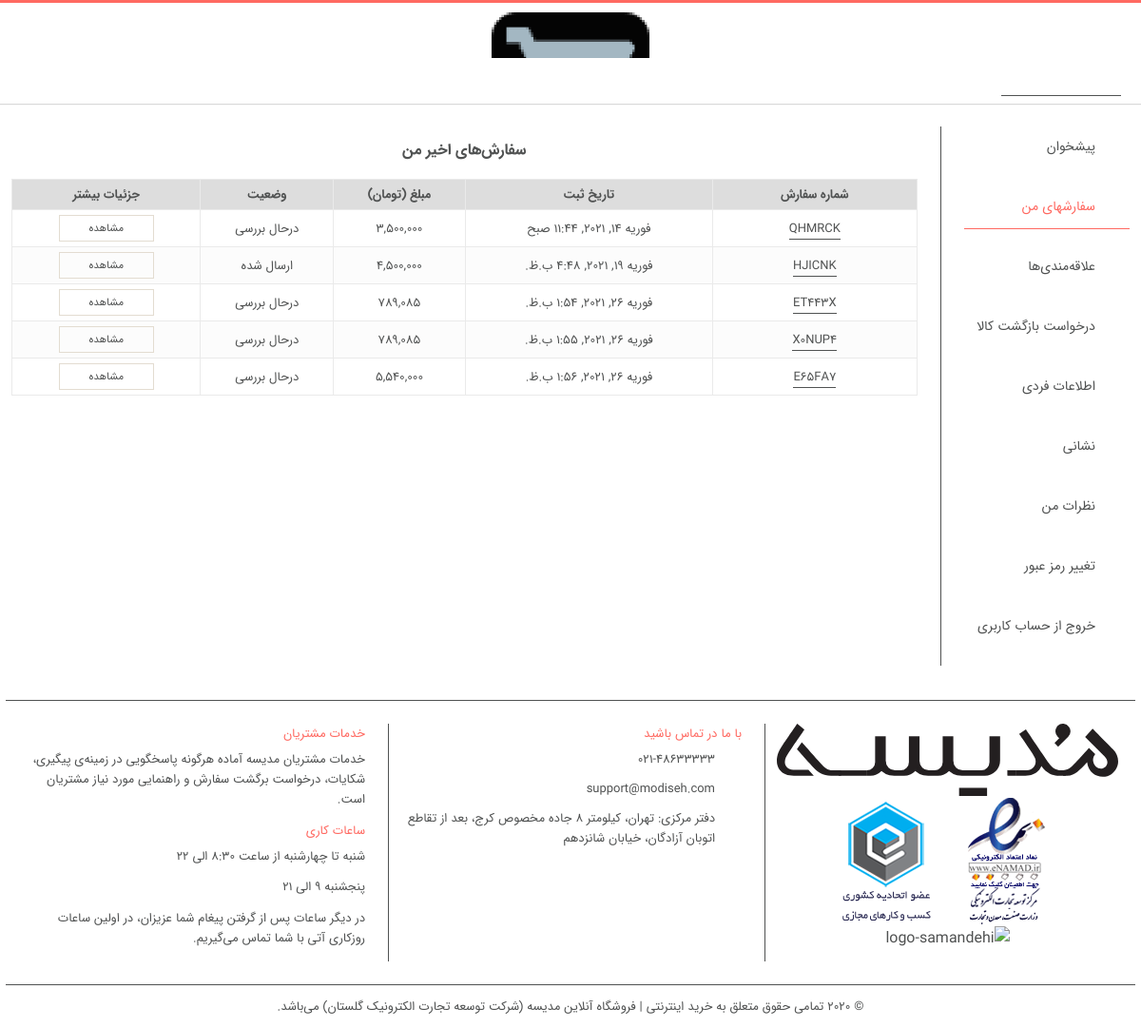
Page /user/orders (signed in) on the earlier database version.
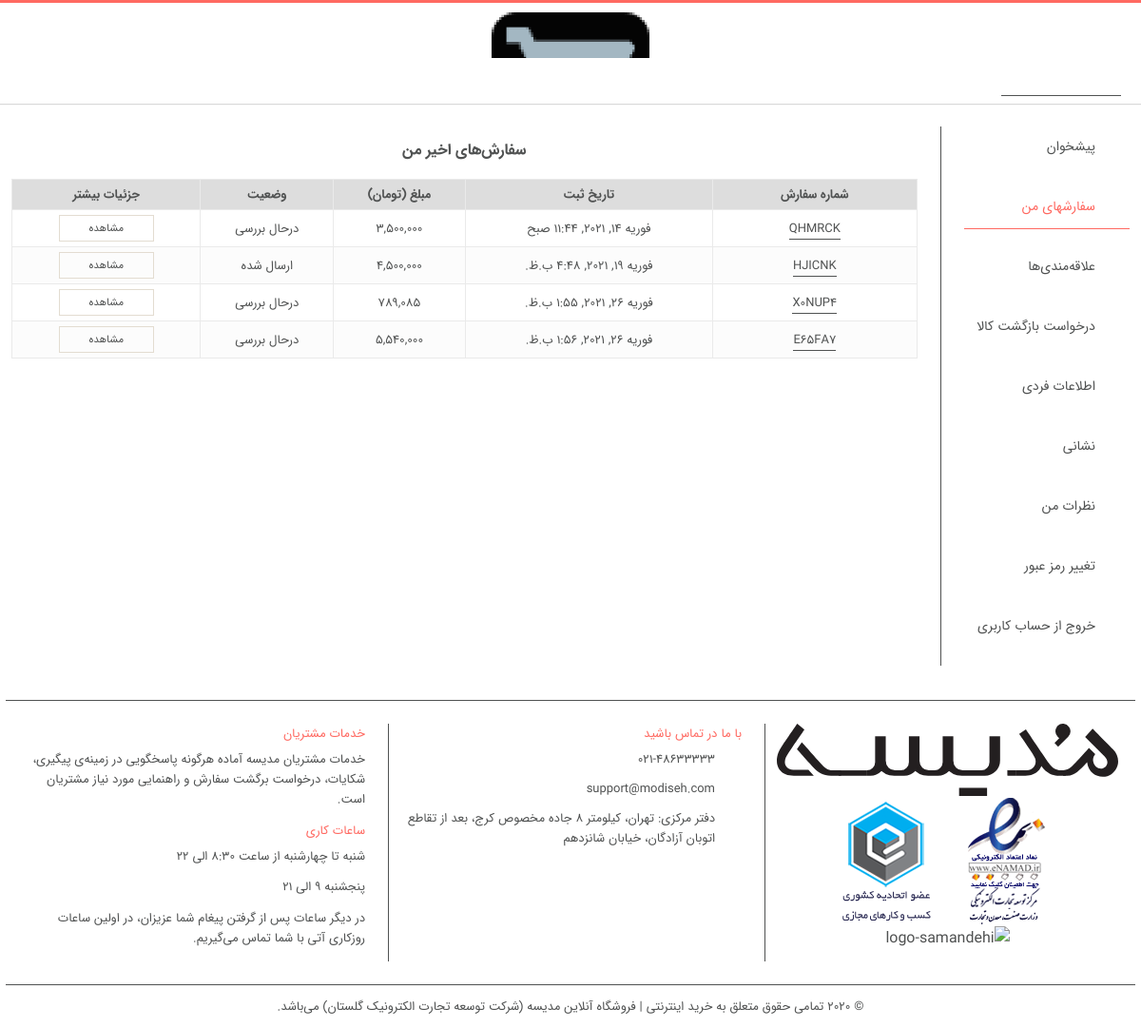
Same page on the later database version.
### order/models.py (models this page shows, shortened)
class Order(models.Model):
    STATUS = (
        ('New', 'درحال بررسی'),
        ('Accepted', 'تایید شده'),
        ('Preparing', 'درحال آماده سازی'),
        ('OnShipping', 'ارسال شده'),
        ('Completed', 'تکمیل شده'),
        ('Canceled', 'لغو شده'),
        ('Referred', 'مرجوع شده'),
    )
    user = models.ForeignKey(User, on_delete=models.SET_NULL, null=True, verbose_name='کاربر')
    code = models.CharField(max_length=6, editable=False, verbose_name='شماره سفارش')
    first_name = models.CharField(max_length=50, verbose_name='نام')
    last_name = models.CharField(max_length=50, verbose_name='نام خانوادگی')
    phone = models.CharField(blank=True, max_length=20, verbose_name='شماره تماس')
    address = models.CharField(blank=True, max_length=300, verbose_name='آدرس')
    state = models.CharField(blank=True, max_length=30, verbose_name='استان')
    city = models.CharField(blank=True, max_length=30, verbose_name='شهر')
    total = models.IntegerField(verbose_name='مجموع')
    status = models.CharField(max_length=20, choices=STATUS, default='New', verbose_name='وضعیت سفارش')
    postalcode = models.CharField(blank=True, max_length=20, verbose_name='کدپستی')
    ip = models.CharField(blank=True, max_length=20)
    admin_note = models.CharField(blank=True, max_length=100, verbose_name='یادداشت')
    create_at = models.DateTimeField(auto_now_add=True, verbose_name='ایجاد')
    update_at = models.DateTimeField(auto_now=True, verbose_name='بروزرسانی')
    def status_persian(self):
        if self.status == 'New':
            return 'درحال بررسی'
        elif self.status == 'Accepted':
            return 'تایید شده'
        elif self.status == 'Preparing':
            return 'درحال آماده سازی'
        elif self.status == 'OnShipping':
            return 'ارسال شده'
        elif self.status == 'Completed':
            return 'تکمیل شده'
        elif self.status == 'Canceled':
            return 'لغو شده'
        else:
            return 'مرجوع شده'
    class Meta:
        verbose_name = 'سفارش'
        verbose_name_plural = 'سفارش ها'

### user/views.py (the view)
# urls.py: path('orders', views.user_orders, name='userOrders'),
@login_required(login_url='/login')
def user_orders(request):
    category = Category.objects.all()
    current_user = request.user
    orders = Order.objects.filter(user_id=current_user.id)
    context = {'category': category, 'orders': orders}
    return render(request, 'orders.html', context)

### user/templates/orders.html (shortened to what the changed rows need)
{% extends "base.html" %}
{% load humanize %}
{% block body %}
    <main class="main">
        {% if user.id is not None %}
            <div class="container">
                <div id="profile" class="grid">
                    <div class="content">
                        <section id="orderHistoryPage">
                            <div class="orders">
                                {% if  orders %}
                                    <table class="gvi gvi-orders" data-bind="css: { hidden: empty }">
                                        <thead>
                                        <tr>
                                            <th class="col-order-id" data-bind="visible: columnVisible('OrderId')">شماره
                                                سفارش
                                            </th>
                                            <th class="col-document-date"
                                                data-bind="visible: columnVisible('DocumentDate')">تاریخ ثبت
                                            </th>
                                            <th class="col-total-amount"
                                                data-bind="visible: columnVisible('TotalAmount')">
                                                مبلغ (تومان)
                                            </th>
                                            <th class="col-status" data-bind="visible: columnVisible('OrderStatus')">
                                                وضعیت
                                            </th>
                                            <th >جزئیات بیشتر</th>
                                        </tr>
                                        </thead>
                                        <tbody>
                                        <tr>
                                            {% for order in orders %}
                                                <td class="col-order-id">
                                                    <a href="/user/orderdetails/{{ order.id }}"
                                                       style="">{{ order.code }}</a>
                                                </td>
                                                <td class="col-document-date">{{ order.create_at }}</td>
                                                <td class="col-total-amount"
                                                >
                                                    {{ order.total | intcomma:False }}</td>
                                                <td
                                                        class="deliveredtodistributer">{{ order.status_persian }}
                                                </td>
                                                <td>
                                                    <a class="btn small"
                                                       href="/user/orderdetails/{{ order.id }}">مشاهده</a>
                                                </td>
                                                </tr>
                                            {% endfor %}
                                        </tbody>
                                    </table>
                                {% else %}
                                    <span class="msg-block " >هیچ سفارشی پیدا نشد.</span>
                                {% endif %}
                            </div>
                        </section>
                    </div>
                </div>
            </div>
        {% endif %}
    </main>
{% endblock %}

Differences in the rows shown:
removed Order: code "ET443X", create_at "فوریه 26, 2021, 1:54 ب.ظ.", total "789,085", status_persian "درحال بررسی"
